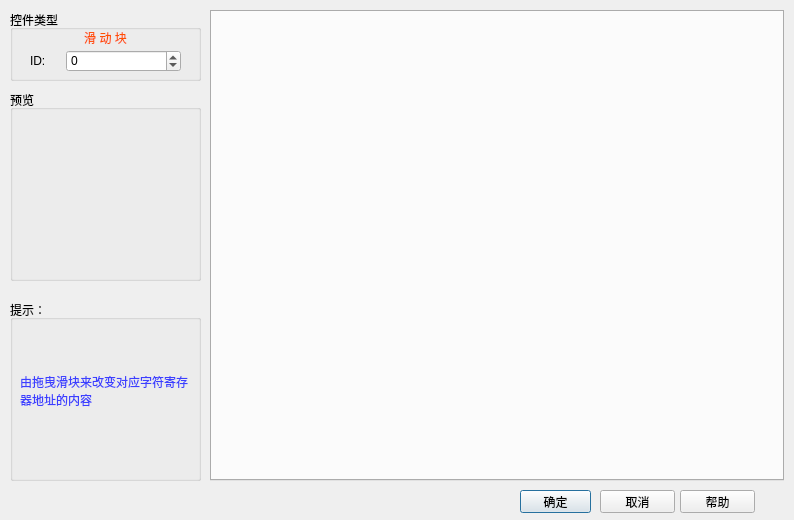
<?xml version="1.0" encoding="UTF-8"?>
<ui version="4.0">
 <class>Slider</class>
 <widget class="QDialog" name="Slider">
  <property name="geometry">
   <rect>
    <x>0</x>
    <y>0</y>
    <width>794</width>
    <height>520</height>
   </rect>
  </property>
  <property name="windowTitle">
   <string>Dialog</string>
  </property>
  <widget class="QPushButton" name="accept">
   <property name="geometry">
    <rect>
     <x>520</x>
     <y>490</y>
     <width>71</width>
     <height>23</height>
    </rect>
   </property>
   <property name="text">
    <string>确定</string>
   </property>
   <property name="checkable">
    <bool>false</bool>
   </property>
  </widget>
  <widget class="QGroupBox" name="groupBox_btntype_3">
   <property name="geometry">
    <rect>
     <x>10</x>
     <y>10</y>
     <width>191</width>
     <height>71</height>
    </rect>
   </property>
   <property name="title">
    <string>控件类型</string>
   </property>
   <widget class="QLabel" name="label">
    <property name="geometry">
     <rect>
      <x>10</x>
      <y>20</y>
      <width>171</width>
      <height>16</height>
     </rect>
    </property>
    <property name="styleSheet">
     <string notr="true">color: rgb(255, 80, 0);</string>
    </property>
    <property name="text">
     <string>滑 动 块</string>
    </property>
    <property name="alignment">
     <set>Qt::AlignCenter</set>
    </property>
   </widget>
   <widget class="QWidget" name="layoutWidget">
    <property name="geometry">
     <rect>
      <x>20</x>
      <y>40</y>
      <width>151</width>
      <height>22</height>
     </rect>
    </property>
    <layout class="QHBoxLayout" name="horizontalLayout">
     <item>
      <widget class="QLabel" name="label_3">
       <property name="maximumSize">
        <size>
         <width>30</width>
         <height>16777215</height>
        </size>
       </property>
       <property name="text">
        <string>ID:</string>
       </property>
      </widget>
     </item>
     <item>
      <widget class="QSpinBox" name="spinBox">
       <property name="minimum">
        <number>-1</number>
       </property>
       <property name="maximum">
        <number>100000</number>
       </property>
      </widget>
     </item>
    </layout>
   </widget>
  </widget>
  <widget class="QPushButton" name="help">
   <property name="geometry">
    <rect>
     <x>680</x>
     <y>490</y>
     <width>75</width>
     <height>23</height>
    </rect>
   </property>
   <property name="focusPolicy">
    <enum>Qt::NoFocus</enum>
   </property>
   <property name="text">
    <string>帮助</string>
   </property>
  </widget>
  <widget class="QPushButton" name="cancel">
   <property name="geometry">
    <rect>
     <x>600</x>
     <y>490</y>
     <width>75</width>
     <height>23</height>
    </rect>
   </property>
   <property name="focusPolicy">
    <enum>Qt::NoFocus</enum>
   </property>
   <property name="text">
    <string>取消</string>
   </property>
  </widget>
  <widget class="QTabWidget" name="tabWidget">
   <property name="geometry">
    <rect>
     <x>210</x>
     <y>10</y>
     <width>574</width>
     <height>471</height>
    </rect>
   </property>
   <property name="currentIndex">
    <number>-1</number>
   </property>
  </widget>
  <widget class="QGroupBox" name="groupBox_preview">
   <property name="geometry">
    <rect>
     <x>10</x>
     <y>90</y>
     <width>191</width>
     <height>191</height>
    </rect>
   </property>
   <property name="title">
    <string>预览</string>
   </property>
   <widget class="QGraphicsView" name="MainView">
    <property name="geometry">
     <rect>
      <x>10</x>
      <y>20</y>
      <width>171</width>
      <height>161</height>
     </rect>
    </property>
    <property name="styleSheet">
     <string notr="true">background-color: rgba(255, 255, 255, 0);</string>
    </property>
   </widget>
  </widget>
  <widget class="QGroupBox" name="groupBox_btntype_4">
   <property name="geometry">
    <rect>
     <x>10</x>
     <y>300</y>
     <width>191</width>
     <height>181</height>
    </rect>
   </property>
   <property name="title">
    <string>提示：</string>
   </property>
   <widget class="QLabel" name="label_2">
    <property name="geometry">
     <rect>
      <x>10</x>
      <y>20</y>
      <width>171</width>
      <height>141</height>
     </rect>
    </property>
    <property name="styleSheet">
     <string notr="true">color: rgb(60, 63, 255);</string>
    </property>
    <property name="text">
     <string>由拖曳滑块来改变对应字符寄存器地址的内容</string>
    </property>
    <property name="wordWrap">
     <bool>true</bool>
    </property>
   </widget>
  </widget>
 </widget>
 <resources/>
 <connections/>
</ui>
